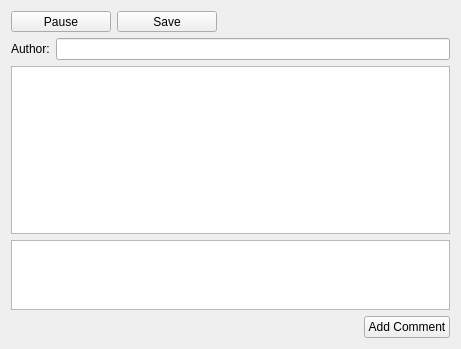
<?xml version="1.0" encoding="UTF-8"?>
<ui version="4.0">
 <class>RecorderGui</class>
 <widget class="QWidget" name="RecorderGui">
  <property name="geometry">
   <rect>
    <x>0</x>
    <y>0</y>
    <width>461</width>
    <height>349</height>
   </rect>
  </property>
  <property name="windowTitle">
   <string>Form</string>
  </property>
  <layout class="QVBoxLayout" name="verticalLayout">
   <item>
    <layout class="QHBoxLayout" name="horizontalLayout">
     <item>
      <widget class="QToolButton" name="pauseButton">
       <property name="minimumSize">
        <size>
         <width>100</width>
         <height>0</height>
        </size>
       </property>
       <property name="text">
        <string>Pause</string>
       </property>
      </widget>
     </item>
     <item>
      <widget class="QToolButton" name="saveButton">
       <property name="minimumSize">
        <size>
         <width>100</width>
         <height>0</height>
        </size>
       </property>
       <property name="text">
        <string>Save</string>
       </property>
      </widget>
     </item>
     <item>
      <spacer name="horizontalSpacer_2">
       <property name="orientation">
        <enum>Qt::Horizontal</enum>
       </property>
       <property name="sizeHint" stdset="0">
        <size>
         <width>40</width>
         <height>20</height>
        </size>
       </property>
      </spacer>
     </item>
    </layout>
   </item>
   <item>
    <layout class="QHBoxLayout" name="horizontalLayout_3">
     <item>
      <widget class="QLabel" name="label">
       <property name="text">
        <string>Author:</string>
       </property>
      </widget>
     </item>
     <item>
      <widget class="QLineEdit" name="authorEdit"/>
     </item>
    </layout>
   </item>
   <item>
    <widget class="QPlainTextEdit" name="commentsDisplayEdit"/>
   </item>
   <item>
    <widget class="QPlainTextEdit" name="newCommentEdit">
     <property name="sizePolicy">
      <sizepolicy hsizetype="Expanding" vsizetype="Fixed">
       <horstretch>0</horstretch>
       <verstretch>0</verstretch>
      </sizepolicy>
     </property>
     <property name="maximumSize">
      <size>
       <width>16777215</width>
       <height>70</height>
      </size>
     </property>
    </widget>
   </item>
   <item>
    <layout class="QHBoxLayout" name="horizontalLayout_2">
     <item>
      <spacer name="horizontalSpacer">
       <property name="orientation">
        <enum>Qt::Horizontal</enum>
       </property>
       <property name="sizeHint" stdset="0">
        <size>
         <width>40</width>
         <height>20</height>
        </size>
       </property>
      </spacer>
     </item>
     <item>
      <widget class="QPushButton" name="insertCommentButton">
       <property name="text">
        <string>Add Comment</string>
       </property>
      </widget>
     </item>
    </layout>
   </item>
  </layout>
 </widget>
 <resources/>
 <connections/>
</ui>
